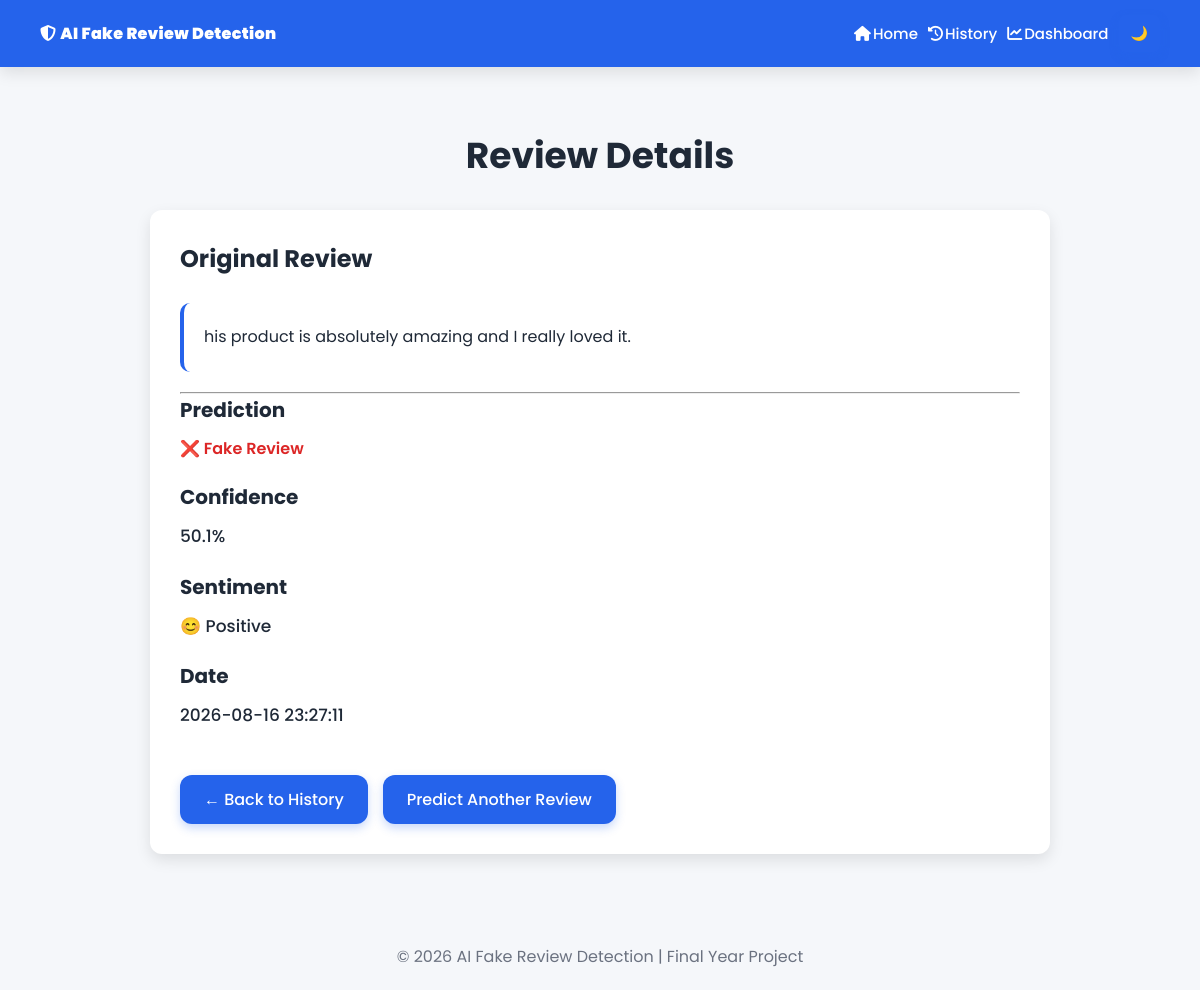
The app's page /review/88 with its own data.
### tables this page shows
CREATE TABLE ReviewHistory (
        id INTEGER PRIMARY KEY AUTOINCREMENT,
        review TEXT,
        prediction TEXT,
        confidence REAL,
        date TEXT
    , sentiment TEXT);

### app.py (the view)
@app.route("/review/<int:review_id>")
def review_details(review_id):
    review = get_review_by_id(review_id)
    if review is None:
        return "Review not found", 404
    return render_template(
        "review_details.html",
        review=review
    )

### database.py (called while the page is built)
def get_review_by_id(review_id):
    connection = sqlite3.connect("database.db")
    cursor = connection.cursor()
    cursor.execute("""
        SELECT *
        FROM ReviewHistory
        WHERE id = ?
    """, (review_id,))
    review = cursor.fetchone()
    connection.close()
    return review

### templates/review_details.html (shortened to what this page needs)
<!DOCTYPE html>
<html lang="en">
<head>
    <link rel="stylesheet" href="{{ url_for('static', filename='css/style.css') }}">
    <link rel="stylesheet" href="https://cdnjs.cloudflare.com/ajax/libs/font-awesome/6.7.2/css/all.min.css">
</head>
<body>
    {% include 'navbar.html' %}
    <main class="container">
        <h1>Review Details</h1>
        <div class="review-details-card">
            <div class="detail-section">
                <h2>Original Review</h2>
                <div class="review-box">
                    <p>
                        {{ review[1] }}
                    </p>
                </div>
            </div>
            <hr>
            <div class="detail-section">
                <h3>Prediction</h3>
                {% if review[2] == "✅ Genuine Review" %}
                <p class="success">
                    {{ review[2] }}
                </p>
                {% else %}
                <p class="danger">
                    {{ review[2] }}
                </p>
                {% endif %}
            </div>
            <div class="detail-section">
                <h3>Confidence</h3>
                <p class="detail-value">
                    {{ review[3] }}%
                </p>
            </div>
            <div class="detail-section">
                <h3>Sentiment</h3>
                <p class="detail-value">
                    {{ review[5] }}
                </p>
            </div>
            <div class="detail-section">
                <h3>Date</h3>
                <p class="detail-value">
                    {{ review[4] }}
                </p>
            </div>
            <br>
            <div class="details-buttons">
                <a href="/history" class="btn">
                    ← Back to History
                </a>
                <a href="/" class="btn">
                    Predict Another Review
                </a>
            </div>
        </div>
    </main>
    <footer class="footer">
        <p>
            © 2026 AI Fake Review Detection | Final Year Project
        </p>
    </footer>
</body>
</html>

### static/css/style.css (style rules this page uses)
:root { --bg-color: #f5f7fa; --primary: #2563eb; --primary-hover: #1d4ed8; --success: #16a34a; --danger: #dc2626; --white: #ffffff; --text: #1f2937; --border: #d1d5db; --radius: 12px; --shadow: 0 6px 15px rgba(0, 0, 0, 0.1); }
* { margin: 0; padding: 0; box-sizing: border-box; }
body { font-family: 'Poppins', sans-serif; background: var(--bg-color); color: var(--text); line-height: 1.6; }
.container { width: 90%; max-width: 1100px; margin: 40px auto; padding: 20px; }
h1 { font-size: 36px; margin-bottom: 20px; text-align: center; }
h2 { font-size: 24px; margin-bottom: 15px; }
h3 { font-size: 20px; margin-bottom: 10px; }
p { font-size: 16px; }
.btn { display: inline-block; background: var(--primary); color: var(--white); text-decoration: none; padding: 12px 24px; min-width: 180px; text-align: center; border-radius: var(--radius); font-size: 16px; font-weight: 500; transition: all 0.3s ease; box-shadow: 0 4px 10px rgba(37, 99, 235, .25); }
.review-box { background: var(--bg-color); padding: 20px; border-radius: var(--radius); text-align: left; margin-top: 25px; border-left: 5px solid var(--primary); }
.review-box p { line-height: 1.8; word-wrap: break-word; }
.danger { color: var(--danger); font-weight: 600; }
a { text-decoration: none; color: inherit; }
html { scroll-behavior: smooth; }
.container, .card, .result-card, .chart-section, .table-container { animation: fadeIn .6s ease; }
.footer { margin-top: 50px; text-align: center; color: #6b7280; padding: 20px; font-size: 15px; }
.review-details-card { background: var(--white); padding: 30px; border-radius: 12px; box-shadow: var(--shadow); margin-top: 25px; max-width: 900px; margin-left: auto; margin-right: auto; }
.detail-section { margin-bottom: 20px; }
.detail-section h2, .detail-section h3 { color: var(--text); margin-bottom: 10px; }
.review-box { background: var(--background); padding: 20px; border-radius: 10px; border-left: 4px solid var(--primary); line-height: 1.7; word-wrap: break-word; }
.detail-value { color: var(--text); font-size: 17px; font-weight: 500; }
.details-buttons { display: flex; gap: 15px; flex-wrap: wrap; }

### records on screen
ReviewHistory: review "his product is absolutely amazing and I really loved it.", prediction "❌ Fake Review", confidence "50.1", sentiment "😊 Positive", date "2026-08-16 23:27:11"
